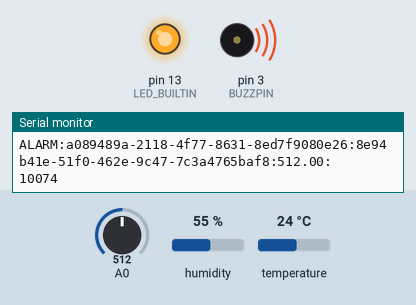
Bench run of a sketch on a simulated Arduino Uno, built with avr-gcc and run on an emulated ATmega328P. Parts: output pins drawn as LEDs (lit = HIGH), buzzer (waves = sounding), the last lines printed to the serial monitor. Dashed ring = blinking. The inputs (shaded band) are chosen by the test bench; at power-on: A0 = 512, humidity 55 %, temperature 24 °C.

Above: at 10.86 s.
10.9 s: A0 set to 40
At 20.7 s:
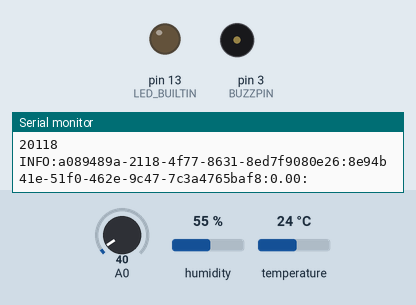
20.9 s: A0 set to 47
31.7 s: A0 set to 54
At 40.33 s:
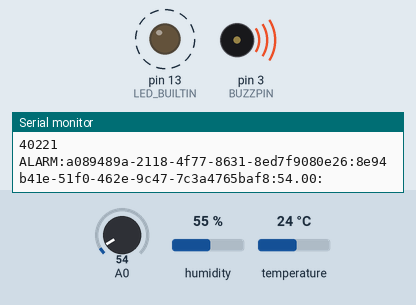
42.1 s: A0 set to 0
At 51.5 s:
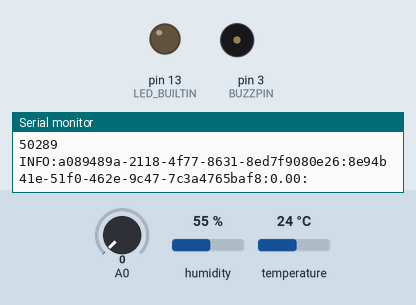
52.1 s: A0 set to 60
At 60.56 s:
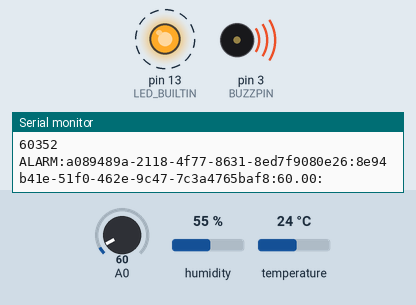
Timing chart, 0 to 63.3 s (numbered marks = the images above; inputs shaded):
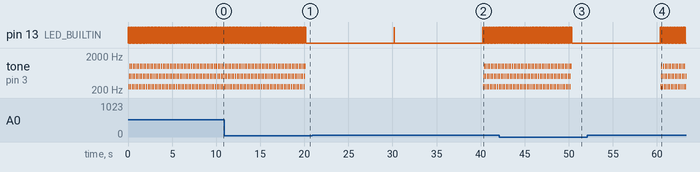

Measured:
- the behaviour switches between 50 and 51 on A0 (found by bisection; images 1 and 2)
- after the input at 10.9 s, pin 13 (LED_BUILTIN): goes on until 20.2 s, then stays LOW
- after the input at 31.7 s, tone on pin 3 (BUZZPIN): silent → 250 Hz after 8.6 s, then repeats every 0.20 s: 500 Hz 0.05 s, 1000 Hz 0.10 s, 250 Hz 0.05 s
- after the input at 42.1 s, pin 13 (LED_BUILTIN): goes on until 50.4 s, then stays LOW
- after the input at 52.1 s, tone on pin 3 (BUZZPIN): silent → 250 Hz after 8.3 s, then repeats every 0.20 s: 500 Hz 0.05 s, 1000 Hz 0.10 s, 250 Hz 0.05 s
- by itself, tone on pin 3 (BUZZPIN): plays 250 Hz for 0.05 s, 500 Hz for 0.05 s, 1000 Hz for 0.10 s, 250 Hz for 0.05 s, 500 Hz for 0.05 s, 1000 Hz for 0.10 s … (162 notes in this stretch)

The sketch:

sketch_uno.ino
```cpp
#include <Wire.h>
#include <SparkFunHTU21D.h>

#define BUZZPIN 3

#define DEVICE_ID "a089489a-2118-4f77-8631-8ed7f9080e26"
#define TEMP_SENSOR_ID "19fe8d6d-7204-47a9-8a61-6e7b8fb6ffad"
#define HUM_SENSOR_ID "6b43bcc4-bc68-4db9-9c77-777f5fed4229"
#define FLOOD_SENSOR_ID "8e94b41e-51f0-462e-9c47-7c3a4765baf8"

// enable DEBUG
#define IS_DEBUG false
// poll sensors with interval (seconds)
#define POLLING_INTERVAL 10
// number of pollings before send to server
#define POLLINGS_TO_SEND 30

#define TEMPERATURE_LO_THRESHOLD -50
#define TEMPERATURE_HI_THRESHOLD 100
#define HUMIDITY_LO_THRESHOLD 0
#define HUMIDITY_HI_THRESHOLD 100
#define WATER_ALARM_THRESHOLD 50

HTU21D htu21d;

int session_counter = 0;
float t_accumulator = 0;
int t_counter = 0;
float h_accumulator = 0;
int h_counter = 0;
boolean is_alarm = false;

void setup() {
  // put your setup code here, to run once:
  pinMode(BUZZPIN, OUTPUT);
  pinMode(LED_BUILTIN, OUTPUT);

  Serial.begin(9600);

  digitalWrite(LED_BUILTIN, HIGH);
  Serial.println("HTU21D starting...");
  htu21d.begin();
  Serial.println("HTU21D initialized.");
  digitalWrite(LED_BUILTIN, LOW);
}

// Read sensors data, average them and print to console
// WiFi module send values from console to the server
void loop() {
  digitalWrite(LED_BUILTIN, HIGH);

  Serial.println(millis());
  session_counter++;

  update_counter(TEMP_SENSOR_ID, htu21d.readTemperature(), t_accumulator, t_counter, TEMPERATURE_LO_THRESHOLD, TEMPERATURE_HI_THRESHOLD);
  update_counter(HUM_SENSOR_ID,  htu21d.readHumidity(), h_accumulator, h_counter, HUMIDITY_LO_THRESHOLD, HUMIDITY_HI_THRESHOLD);

  float water_level = analogRead(A0);
  boolean water_alarm = water_level > WATER_ALARM_THRESHOLD;
  logging("DEBUG", FLOOD_SENSOR_ID, water_level);

  if (water_alarm && !is_alarm) {
    logging("ALARM", FLOOD_SENSOR_ID, water_level);
    is_alarm = true;
  } else if (!water_alarm && is_alarm) {
    logging("INFO", FLOOD_SENSOR_ID, 0);
    is_alarm = false;
    noTone(BUZZPIN);
  }

  // send to server and flush counter
  if(session_counter >= POLLINGS_TO_SEND) {
    // todo: enable wifi
    // todo: wait for connect
    logging("INFO", TEMP_SENSOR_ID, t_accumulator / t_counter);
    logging("INFO", HUM_SENSOR_ID, h_accumulator / h_counter);
    // todo: shutdown wifi

    session_counter = 0;
    t_accumulator = 0;
    h_accumulator = 0;
    t_counter = 0;
    h_counter = 0;
  }

  if(is_alarm) {
    // beeping
    for(int i = 0; i < 5 * POLLING_INTERVAL; i++) {
      digitalWrite(LED_BUILTIN, LOW);
      tone (BUZZPIN, 250); //250Hz
      delay(50);

      tone (BUZZPIN, 500); //500Hz
      delay(50);

      digitalWrite(LED_BUILTIN, HIGH);
      tone(BUZZPIN, 1000); //1000Hz
      delay(100);
    }
  } else {
    digitalWrite(LED_BUILTIN, LOW);
    delay(POLLING_INTERVAL * 1000);
  }
}

void update_counter(char* sensor_id, float value, float &accumulator, int &counter, float lo, float hi) {
  if(value >= lo && value <= hi) {
    logging("DEBUG", sensor_id, value);
    accumulator += value;
    counter++;
  } else {
    logging("DEBUG", sensor_id, value, "value not in range");
  }
}

void logging(char* level, char* sensor, float value) {
  logging(level, sensor, value, "");
}

void logging(char* level, char* sensor, float value, char* comment) {
  if(IS_DEBUG || strcmp(level, "DEBUG") != 0) {
    Serial.print(level);
    Serial.print(":");
    Serial.print(DEVICE_ID);
    Serial.print(":");
    Serial.print(sensor);
    Serial.print(":");
    Serial.print(value, 2);
    Serial.print(":");
    Serial.print(comment);
    Serial.println();
  }
}
```
